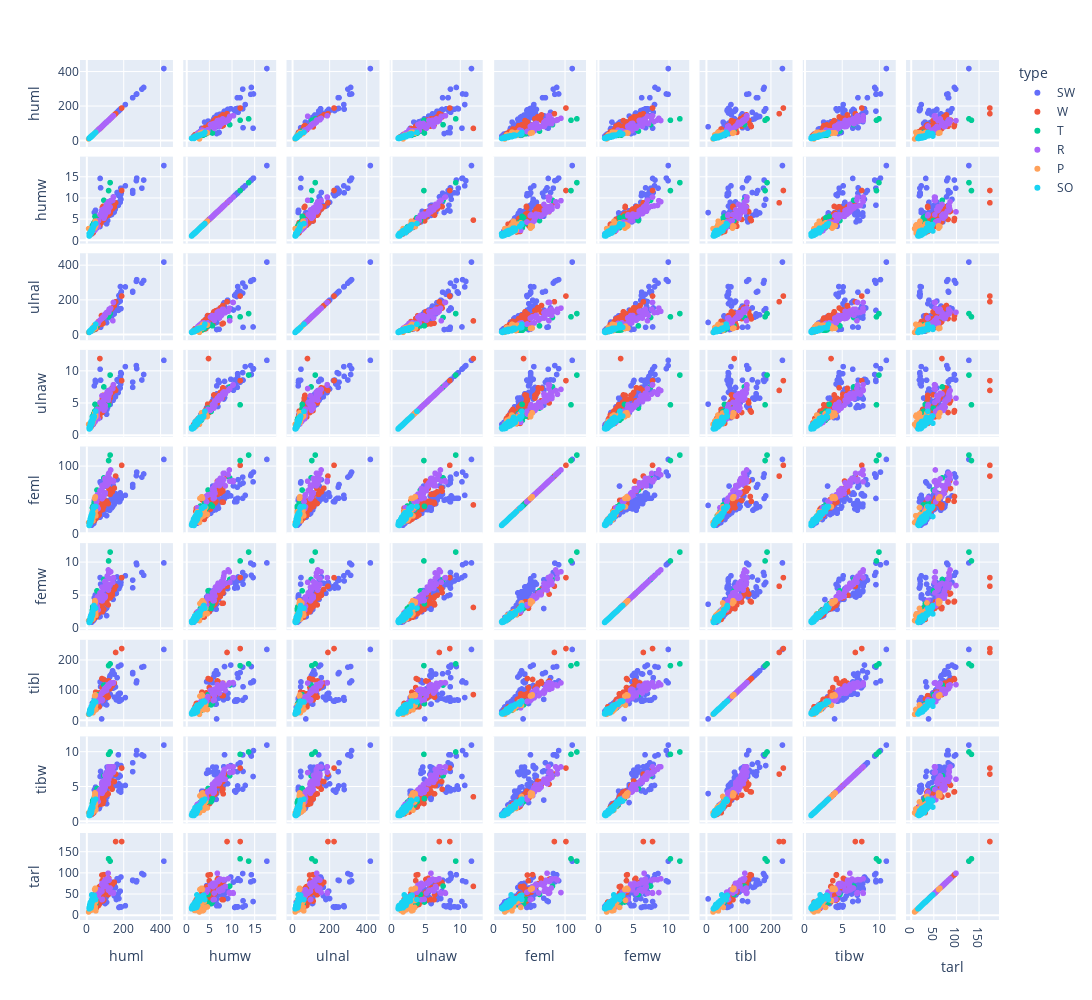

The notebook cell this image was saved under:
### Code cell
import plotly.express as px

# scatter matrix untuk semua attribute

fig = px.scatter_matrix(birds, dimensions=birds.columns[1:10], color='type', width=1200, height=1000)
fig.show()
